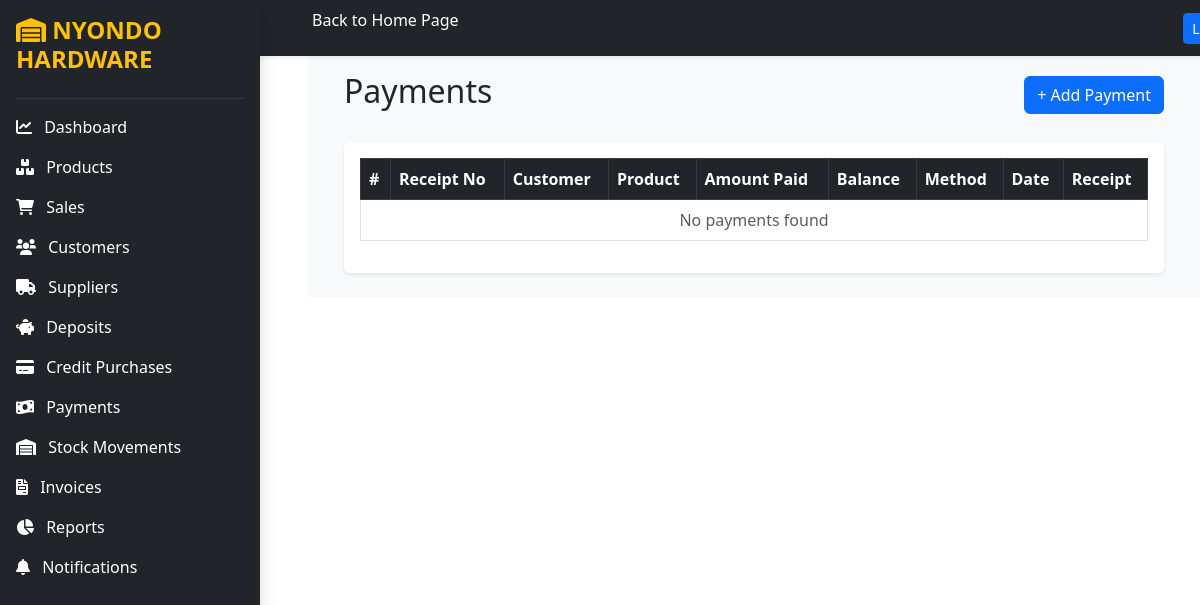
The page /payments/ on the database as committed earlier.
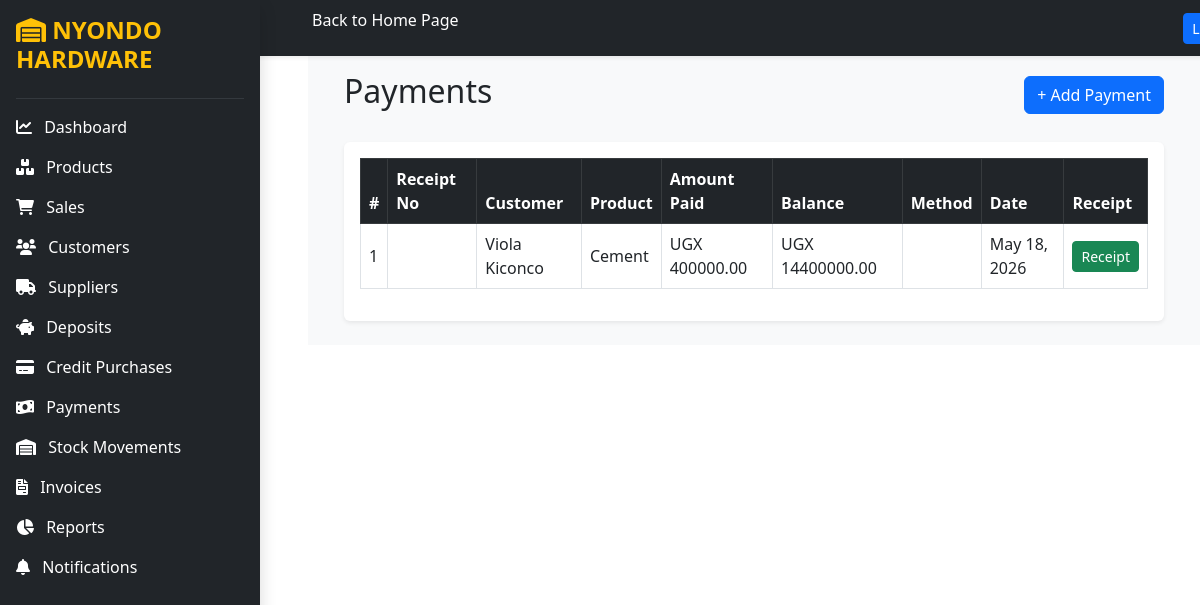
The same page on the database as committed later.
### core/models.py (models this page shows, shortened)
class Payment(models.Model):
    credit_purchase = models.ForeignKey(CreditPurchase,on_delete=models.CASCADE)
    amount_paid = models.DecimalField(max_digits=10,decimal_places=2,validators=[MinValueValidator(1)])
    payment_date = models.DateField(auto_now_add=True)
    balance_after_payment = models.DecimalField(max_digits=10,decimal_places=2,validators=[MinValueValidator(0)])

class CreditPurchase(models.Model):
    PAYMENT_STATUS = (
        ('Pending', 'Pending'),
        ('Paid', 'Paid'),
    )
    customer = models.ForeignKey(Customer,on_delete=models.CASCADE)
    product = models.ForeignKey(Product,on_delete=models.CASCADE)
    quantity = models.IntegerField(validators=[MinValueValidator(1)])
    price_per_item = models.DecimalField(max_digits=10,decimal_places=2,validators=[MinValueValidator(0)])
    total_amount = models.DecimalField(max_digits=10,decimal_places=2,validators=[MinValueValidator(0)])
    amount_paid = models.DecimalField(max_digits=10,decimal_places=2,validators=[MinValueValidator(0)])
    balance = models.DecimalField(max_digits=10,decimal_places=2,validators=[MinValueValidator(0)])
    payment_status = models.CharField(max_length=20,choices=PAYMENT_STATUS,default='Pending')
    date = models.DateField(auto_now_add=True)

class Customer(models.Model):
    full_name = models.CharField(max_length=200,validators=[MinLengthValidator(3)])
    nin = models.CharField(max_length=20,unique=True,validators=[MinLengthValidator(5),nin_validator])
    phone = models.CharField(max_length=15,unique=True,validators=[phone_validator])

class Product(models.Model):
    name = models.CharField(max_length=100,validators=[MinLengthValidator(2)])
    category = models.CharField(max_length=100,validators=[MinLengthValidator(2)])
    unit_cost = models.DecimalField(max_digits=10,decimal_places=2,validators=[MinValueValidator(0)])
    selling_price = models.DecimalField(max_digits=10,decimal_places=2,validators=[MinValueValidator(0)])
    stock_quantity = models.IntegerField(validators=[MinValueValidator(0)])

### core/views.py (the view)
# urls.py: path('payments/',views.payments,name='payments'),
def payments(request):
    payments = Payment.objects.all().order_by('-payment_date')
    context = {'payments': payments}
    return render(request,'payments.html',context)

### core/templates/payments.html
{% extends 'base.html' %} {% block content %}
<div class="container mt-5">
  <div class="d-flex justify-content-between align-items-center mb-4">
    <h2>Payments</h2>
    <a href="{% url 'add_payment' %}" class="btn btn-primary">+ Add Payment </a>
  </div>
  <div class="card shadow-sm border-0">
    <div class="card-body table-responsive">
      <table class="table table-bordered table-hover align-middle">
        <thead class="table-dark">
          <tr>
            <th>#</th>
            <th>Receipt No</th>
            <th>Customer</th>
            <th>Product</th>
            <th>Amount Paid</th>
            <th>Balance</th>
            <th>Method</th>
            <th>Date</th>
            <th>Receipt</th>
          </tr>
        </thead>
        <tbody>
          {% for payment in payments %}
          <tr>
            <td>{{ forloop.counter }}</td>
            <td>{{ payment.receipt_number }}</td>
            <td>{{ payment.credit_purchase.customer.full_name }}</td>
            <td>{{ payment.credit_purchase.product.name }}</td>
            <td>UGX {{ payment.amount_paid }}</td>
            <td>UGX {{ payment.balance_after_payment }}</td>
            <td>{{ payment.payment_method }}</td>
            <td>{{ payment.payment_date }}</td>
            <td>
              <a href="{% url 'payment_receipt' payment.id %}"class="btn btn-success btn-sm">Receipt</a>
            </td>
          </tr>
          {% empty %}
          <tr>
            <td colspan="9" class="text-center text-muted">No payments found</td>
          </tr>
          {% endfor %}
        </tbody>
      </table>
    </div>
  </div>
</div>
{% endblock %}

Rows that differ between the two databases and show on the page:
added Payment: credit_purchase.customer.full_name "Viola Kiconco", credit_purchase.product.name "Cement", amount_paid "400000.00", balance_after_payment "14400000.00", payment_date "May 18, 2026"
Other text that changed with them:
text no longer shown: "No payments found"
